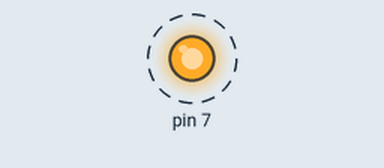
Simulated run of this sketch. Board: Arduino Uno, built with avr-gcc and run on an emulated ATmega328P. Shown: output pins drawn as LEDs (lit = HIGH). Dashed ring = blinking.

Above: at 0.17 s.
Timing chart, 0 to 3.0 s (numbered marks = the images above):
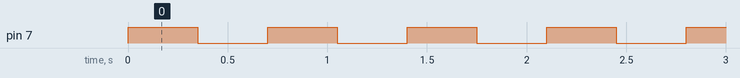

Measured:
- by itself, pin 7: alternates HIGH for 0.35 s and LOW for 0.35 s

The sketch:

blink.ino
```cpp
void setup() {
  pinMode(7, OUTPUT);

}

void loop() {
  digitalWrite(7, HIGH);
  delay(350);
  digitalWrite(7, LOW);
  delay(350);


}
```
